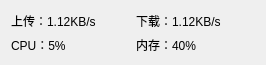
<?xml version="1.0" encoding="UTF-8"?>
<ui version="4.0">
 <class>MainWindow</class>
 <widget class="QMainWindow" name="MainWindow">
  <property name="geometry">
   <rect>
    <x>0</x>
    <y>0</y>
    <width>266</width>
    <height>65</height>
   </rect>
  </property>
  <property name="windowTitle">
   <string>MainWindow</string>
  </property>
  <widget class="QWidget" name="centralWidget">
   <layout class="QVBoxLayout" name="verticalLayout_2">
    <item>
     <layout class="QVBoxLayout" name="verticalLayout">
      <item>
       <layout class="QHBoxLayout" name="horizontalLayout_2">
        <item>
         <widget class="QLabel" name="m_speedUp">
          <property name="text">
           <string>上传：1.12KB/s</string>
          </property>
         </widget>
        </item>
        <item>
         <widget class="QLabel" name="m_speedDown">
          <property name="text">
           <string>下载：1.12KB/s</string>
          </property>
         </widget>
        </item>
       </layout>
      </item>
      <item>
       <layout class="QHBoxLayout" name="horizontalLayout">
        <item>
         <widget class="QLabel" name="m_cpuUsage">
          <property name="text">
           <string>CPU：5%</string>
          </property>
         </widget>
        </item>
        <item>
         <widget class="QLabel" name="m_memUsage">
          <property name="text">
           <string>内存：40%</string>
          </property>
         </widget>
        </item>
       </layout>
      </item>
     </layout>
    </item>
   </layout>
  </widget>
 </widget>
 <layoutdefault spacing="6" margin="11"/>
 <resources/>
 <connections/>
</ui>
